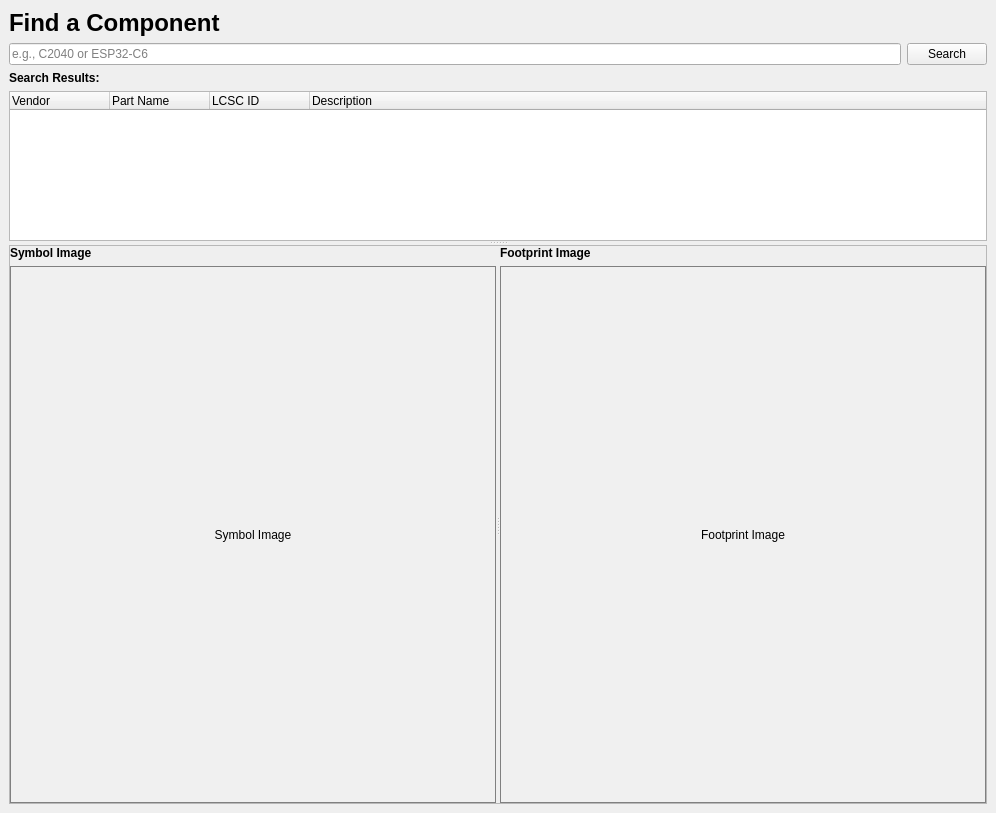
<?xml version="1.0" encoding="UTF-8"?>
<ui version="4.0">
 <class>SearchPage</class>
 <widget class="QWidget" name="SearchPage">
  <property name="geometry">
   <rect>
    <x>0</x>
    <y>0</y>
    <width>996</width>
    <height>813</height>
   </rect>
  </property>
  <property name="windowTitle">
   <string>Form</string>
  </property>
  <layout class="QVBoxLayout" name="verticalLayout_Search" stretch="0,0,0,1">
   <property name="spacing">
    <number>6</number>
   </property>
   <property name="leftMargin">
    <number>9</number>
   </property>
   <property name="topMargin">
    <number>9</number>
   </property>
   <property name="rightMargin">
    <number>9</number>
   </property>
   <property name="bottomMargin">
    <number>9</number>
   </property>
   <item>
    <widget class="QLabel" name="label_SearchHeader">
     <property name="text">
      <string>&lt;h1&gt;Find a Component&lt;/h1&gt;</string>
     </property>
    </widget>
   </item>
   <item>
    <layout class="QHBoxLayout" name="horizontalLayout_Search">
     <item>
      <widget class="QLineEdit" name="searchInput">
       <property name="placeholderText">
        <string>e.g., C2040 or ESP32-C6</string>
       </property>
      </widget>
     </item>
     <item>
      <widget class="QPushButton" name="button_Search">
       <property name="text">
        <string>Search</string>
       </property>
      </widget>
     </item>
    </layout>
   </item>
   <item>
    <widget class="QLabel" name="label_SearchResults">
     <property name="font">
      <font>
       <weight>75</weight>
       <bold>true</bold>
      </font>
     </property>
     <property name="text">
      <string>Search Results:</string>
     </property>
    </widget>
   </item>
   <item>
    <widget class="QSplitter" name="search_page_splitter">
     <property name="orientation">
      <enum>Qt::Vertical</enum>
     </property>
     <property name="childrenCollapsible">
      <bool>false</bool>
     </property>
     <widget class="QTreeWidget" name="searchResultsTree">
      <property name="toolTip">
       <string>Select a result to see details below. Double-click to start the review process.</string>
      </property>
      <property name="maximumSize">
       <size>
        <width>16777215</width>
        <height>150</height>
       </size>
      </property>
      <property name="minimumSize">
          <size>
              <width>0</width>
              <height>120</height>
          </size>
      </property>
      <column>
       <property name="text">
        <string>Vendor</string>
       </property>
      </column>
      <column>
       <property name="text">
        <string>Part Name</string>
       </property>
      </column>
      <column>
       <property name="text">
        <string>LCSC ID</string>
       </property>
      </column>
      <column>
       <property name="text">
        <string>Description</string>
       </property>
      </column>
     </widget>
     <widget class="QFrame" name="details_pane_frame">
      <property name="frameShape">
       <enum>QFrame::StyledPanel</enum>
      </property>
      <layout class="QHBoxLayout" name="horizontalLayout_details">
       <property name="leftMargin">
        <number>0</number>
       </property>
       <property name="topMargin">
        <number>0</number>
       </property>
       <property name="rightMargin">
        <number>0</number>
       </property>
       <property name="bottomMargin">
        <number>0</number>
       </property>
       <item>
        <widget class="QSplitter" name="symbol_footprint_splitter">
         <property name="orientation">
          <enum>Qt::Horizontal</enum>
         </property>
         <widget class="QWidget" name="symbol_pane" native="true">
          <layout class="QVBoxLayout" name="verticalLayout_symbol_pane">
           <item>
            <widget class="QLabel" name="image_symbol_label">
             <property name="font">
              <font>
               <weight>75</weight>
               <bold>true</bold>
              </font>
             </property>
             <property name="text">
              <string>Symbol Image</string>
             </property>
            </widget>
           </item>
           <item>
            <widget class="QLabel" name="image_symbol">
             <property name="sizePolicy">
              <sizepolicy hsizetype="Expanding" vsizetype="Expanding">
               <horstretch>0</horstretch>
               <verstretch>0</verstretch>
              </sizepolicy>
             </property>
             <property name="minimumSize">
              <size>
               <width>250</width>
               <height>250</height>
              </size>
             </property>
             <property name="styleSheet">
              <string>QLabel { border: 1px solid gray; background-color: #f0f0f0; }</string>
             </property>
             <property name="text">
              <string>Symbol Image</string>
             </property>
             <property name="alignment">
              <set>Qt::AlignCenter</set>
             </property>
            </widget>
           </item>
          </layout>
         </widget>
         <widget class="QWidget" name="footprint_pane" native="true">
          <layout class="QVBoxLayout" name="verticalLayout_footprint_pane">
           <item>
            <widget class="QLabel" name="image_footprint_label">
             <property name="font">
              <font>
               <weight>75</weight>
               <bold>true</bold>
              </font>
             </property>
             <property name="text">
              <string>Footprint Image</string>
             </property>
            </widget>
           </item>
           <item>
            <widget class="QLabel" name="image_footprint">
             <property name="sizePolicy">
              <sizepolicy hsizetype="Expanding" vsizetype="Expanding">
               <horstretch>0</horstretch>
               <verstretch>0</verstretch>
              </sizepolicy>
             </property>
             <property name="minimumSize">
              <size>
               <width>250</width>
               <height>250</height>
              </size>
             </property>
             <property name="styleSheet">
              <string>QLabel { border: 1px solid gray; background-color: #f0f0f0; }</string>
             </property>
             <property name="text">
              <string>Footprint Image</string>
             </property>
             <property name="alignment">
              <set>Qt::AlignCenter</set>
             </property>
            </widget>
           </item>
          </layout>
         </widget>
        </widget>
       </item>
      </layout>
     </widget>
    </widget>
   </item>
  </layout>
 </widget>
 <resources/>
 <connections/>
</ui>
